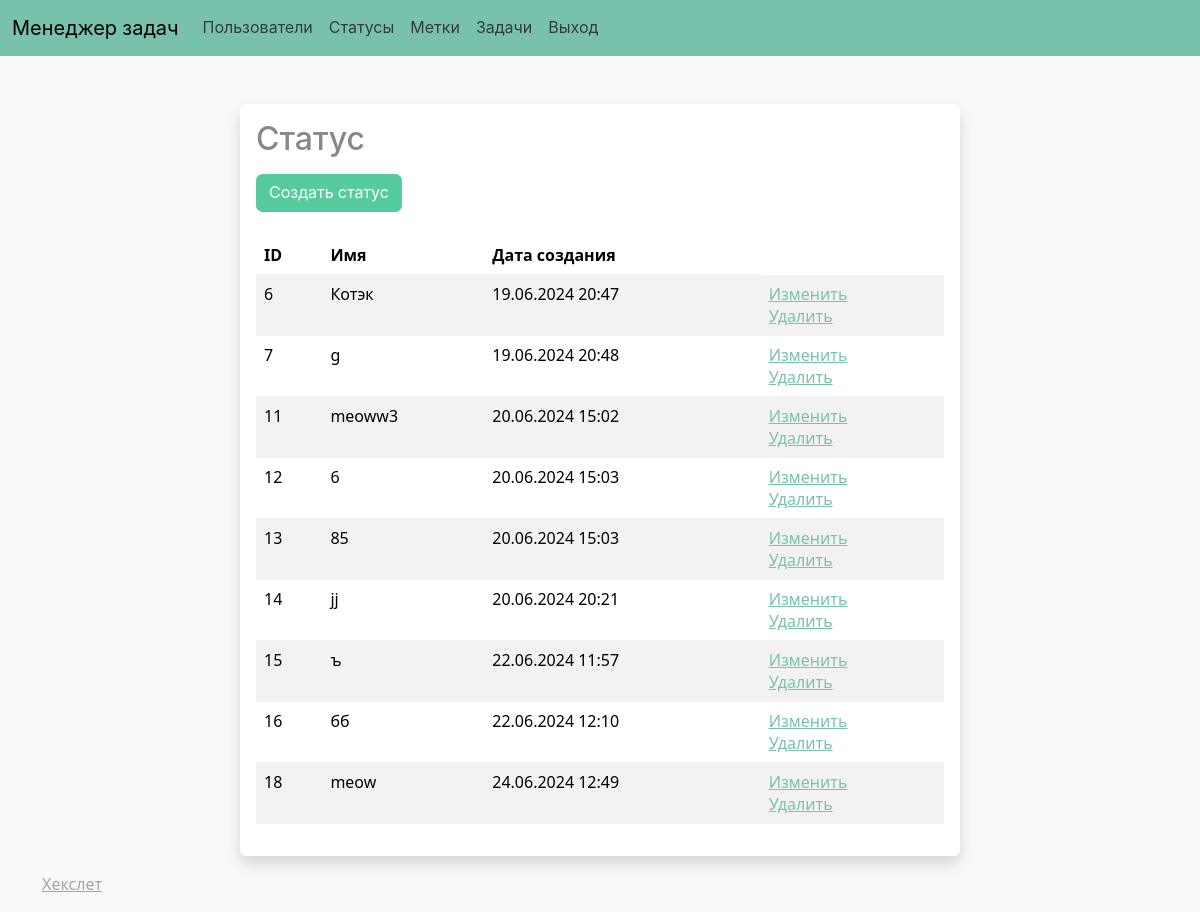
Page /statuses/ (signed in) on the earlier database version.
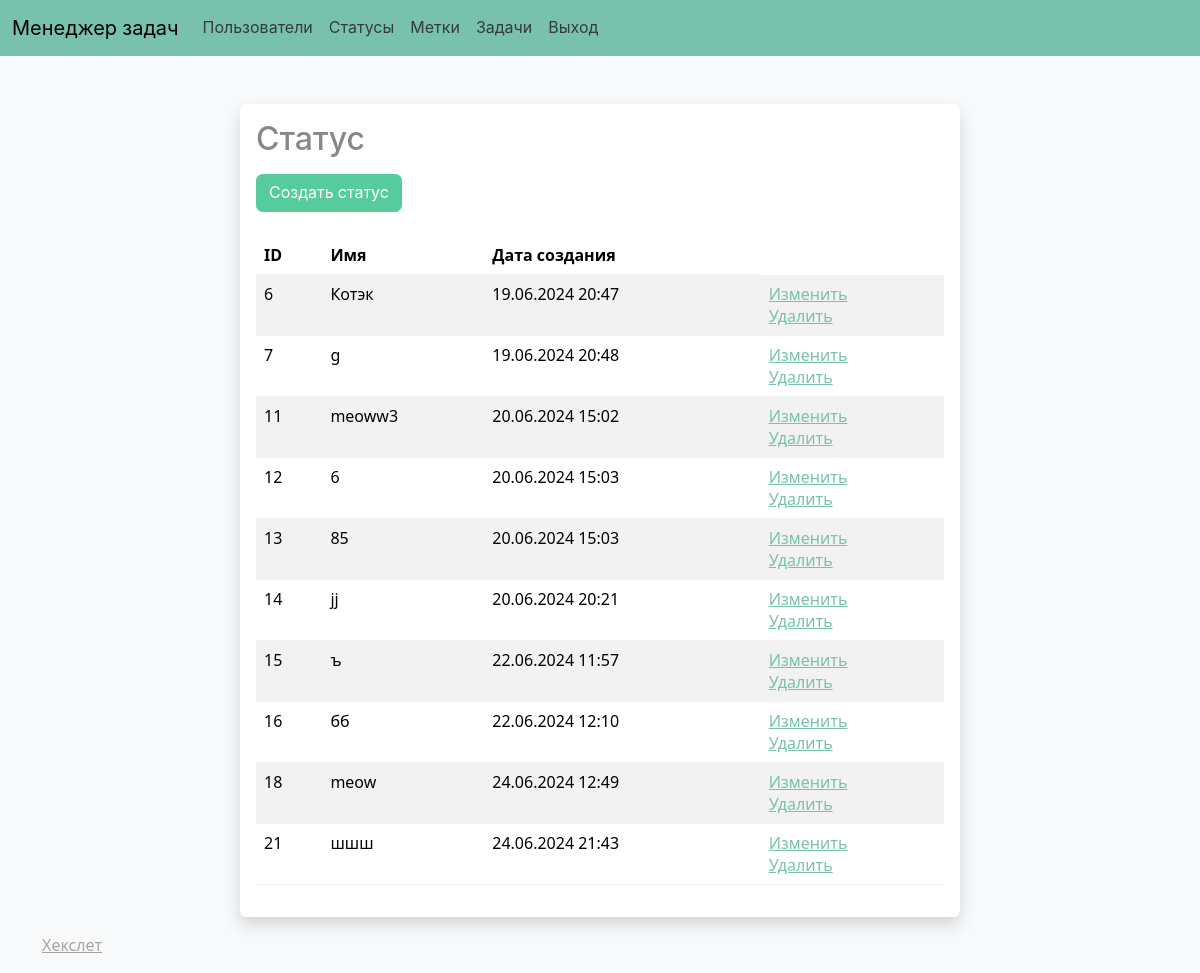
Same page on the later database version.
### task_manager/models.py (models this page shows, shortened)
class Status(models.Model):
    name = models.CharField(verbose_name=_('Name'), max_length=100, validators=[])
    created_at = models.DateTimeField(auto_now_add=True)

### task_manager/views.py (the view)
# urls.py: path('statuses/', views.list_statuses, name='list_statuses'),
@login_required(login_url='/require_login/')
def list_statuses(request):
    statuses = Status.objects.all()
    return render(request, 'statuses/statuses.html', {'statuses': statuses})

### task_manager/templates/statuses/statuses.html
{% extends 'base.html' %}
{% load i18n %}
{% block content %}
<div class="container mt-5">
    <div class="row">
        <div class="col-md-8 offset-md-2">
            <div class="card border-0 shadow">
                <div class="card-body">
                    <h2 class="card-title">{% trans 'Status' %}</h2>
                    <div class="mt-3"><a href="{% url 'create_status' %}" class="btn btn-success">{% trans "Create Status" %}</a></div>
                    <table class="table table-striped mt-4">
                        <thead>
                            <tr>
                                <th>{% trans 'ID' %}</th>
                                <th>{% trans 'Name' %}</th>
                                <th>{% trans 'Creation date' %}</th>
                            </tr>
                        </thead>
                        <tbody>
                            {% for status in statuses %}
                            <tr>
                                <td>{{ status.id }}</td>
                                <td>{{ status.name }}</td>
                                <td>{{ status.created_at|date:"d.m.Y H:i" }}</td>
                                <td>
                                    <div><a href="{% url 'update_status' status.id %}">{% trans "Edit" %}</a></div>
                                    <div><a href="{% url 'delete_status' status.id %}">{% trans "Delete" %}</a></div>
                                </td>
                            </tr>
                            {% endfor %}
                        </tbody>
                    </table>
                </div>
            </div>
        </div>
    </div>
</div>
{% endblock %}

Differences in the rows shown:
added Status: id "21", name "шшш", created_at "24.06.2024 21:43"
